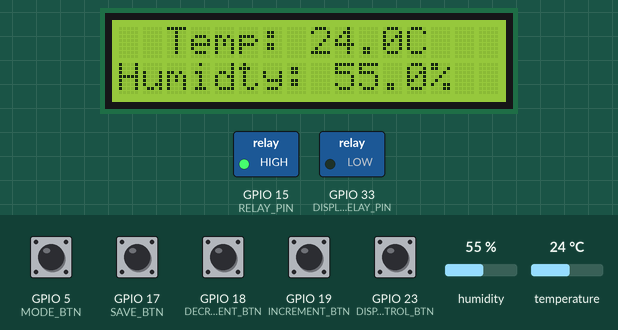
This sketch was run on a simulated ESP32. On the bench: 16×2 character LCD, switched loads named in the sketch (green lamp = pin HIGH). The test bench sets the inputs (shaded band); at power-on: GPIO 5 (MODE_BTN), GPIO 17 (SAVE_BTN), GPIO 18 (DECREMENT_BTN), GPIO 19 (INCREMENT_BTN), GPIO 23 (DISPLAY_CONTROL_BTN) HIGH, humidity 55 %, temperature 24 °C. EEPROM starts erased; what the sketch prints to the serial monitor is not drawn.

Above: at 6.2 s.
6.3 s: GPIO 23 (DISPLAY_CONTROL_BTN) pulled LOW for 1 s
At 7.5 s:
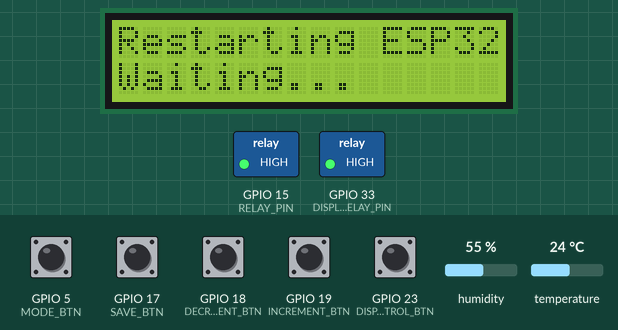
10.3 s: GPIO 17 (SAVE_BTN) pulled LOW for 0.15 s
At 11.2 s:
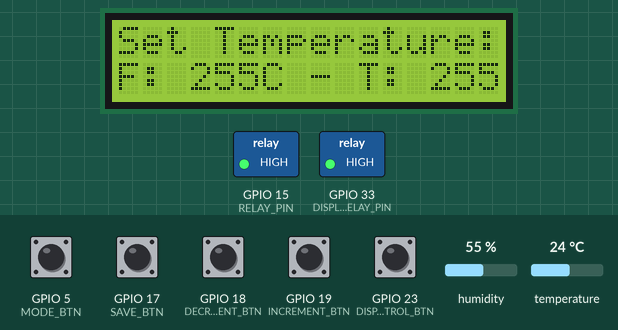
12.0 s: GPIO 5 (MODE_BTN) pulled LOW for 0.15 s
At 12.5 s:
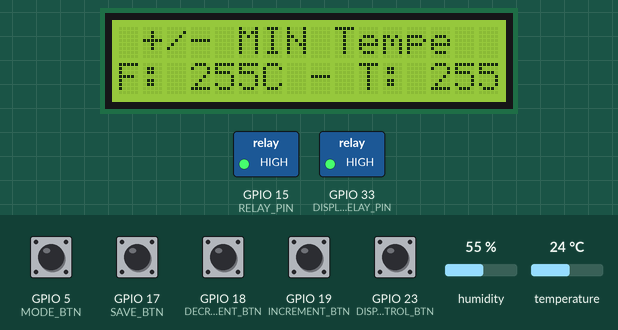
13.6 s: GPIO 5 (MODE_BTN) pulled LOW for 1 s
At 14.9 s:
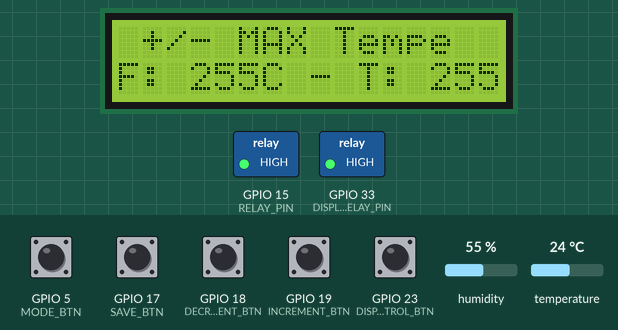
16.1 s: GPIO 17 (SAVE_BTN) pulled LOW for 1 s
At 17.2 s:
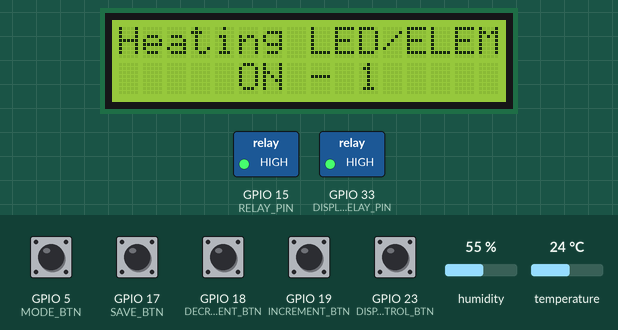
18.6 s: GPIO 17 (SAVE_BTN) pulled LOW for 0.15 s
At 19.7 s:
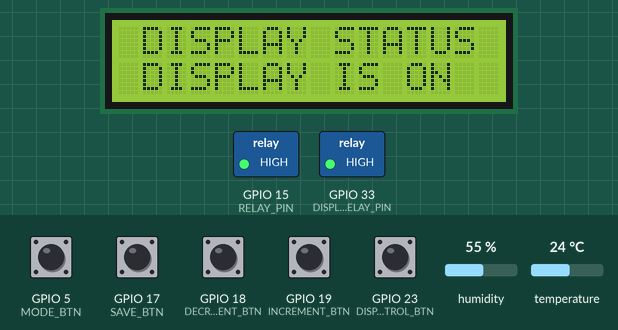
Timing chart, 0 to 21.2 s (numbered marks = the images above; inputs shaded):
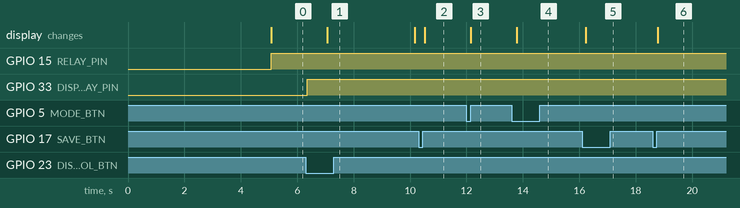

Measured:
- after the input at 6.3 s, GPIO 33 (DISPLAY_RELAY_PIN): LOW → HIGH after 0.06 s; the display: changes after 0.76 s (image 1)
- after the input at 10.3 s, the display: changes after 0.22 s (image 2)
- after the input at 12.0 s, the display: changes after 0.16 s (image 3)
- after the input at 13.6 s, the display: changes after 0.19 s (image 4)
- after the input at 16.1 s, the display: changes after 0.13 s (image 5)
- after the input at 18.6 s, the display: changes after 0.18 s (image 6)

The sketch:

main_programme_seed_inqubator_v2.ino
```cpp
#include <LiquidCrystal.h>
#include <EEPROM.h>
#include <DHT22.h>
#include <Arduino.h>

// Define LCD pin connections
const int RS = 21, EN = 22, D4 = 14, D5 = 27, D6 = 26, D7 = 25,
  DHT_PIN = 4,
  RELAY_PIN = 15,
  INCREMENT_BTN = 19,
  DECREMENT_BTN = 18,
  MODE_BTN = 5,
  SAVE_BTN = 17,
  DISPLAY_CONTROL_BTN = 23,
  DISPLAY_RELAY_PIN = 33;

int minTemp = 0, maxTemp = 0, mode = 0, setting = 0, displayState = 0;

unsigned long lastDebounceTime[6] = {0, 0, 0, 0, 0, 0};
const unsigned long debounceDelay = 200;

float temperature = 0.00, humidity = 0.00;

DHT22 dht22(DHT_PIN);
LiquidCrystal lcd(RS, EN, D4, D5, D6, D7);

void setup() {
  lcd.begin(16, 2);
  lcd.setCursor(0, 0);
  lcd.print(" Sammo Agro LTD ");
  lcd.setCursor(0, 1);
  lcd.print("ESP32 Initialized");

  pinMode(RELAY_PIN, OUTPUT);
  pinMode(DISPLAY_RELAY_PIN, OUTPUT);

  pinMode(INCREMENT_BTN, INPUT_PULLUP); // index 1
  pinMode(DECREMENT_BTN, INPUT_PULLUP); // index 2
  pinMode(MODE_BTN, INPUT_PULLUP); // index 3
  pinMode(SAVE_BTN, INPUT_PULLUP); // index 4
  pinMode(DISPLAY_CONTROL_BTN, INPUT_PULLUP); // index 5

  digitalWrite(RELAY_PIN, LOW);
  digitalWrite(DISPLAY_RELAY_PIN, LOW);

  // For debugging
  Serial.begin(115200);

  // firstly initialize the memory
  loadFromEEPROM();

  delay(5000);
  lcd.clear();
}

void loop() {
  // Measure temperature & humidity
  temperature = dht22.getTemperature();
  humidity = dht22.getHumidity();

  // Print on LCD
  manageDisplay();

  // Handle button presses
  manageIncrDecrBtn();

  // Handle Mode Button Press
  manageMode();

  // Handle Save and Display Button
  managesetting();

  // Handle the heating LED/SWITCH/ELEMENT etc.
  syncRelay();

  // Handle EEPROM data saving
  saveSettings();

  // handle display status like on & of & duration
  manageseDisplayBtn();

  // handle LCD display status in display
  manageLCDDisplay();

  // handle restart button
  restart();

  delay(100);
}

void syncRelay() {
  if (temperature < minTemp) {
    // If current temperature is below minTemp, turn the relay ON
    digitalWrite(RELAY_PIN, HIGH);
    // Serial.println("Relay ON: Temperature below minTemp.");
  } else if (temperature > maxTemp) {
    // If current temperature exceeds maxTemp, turn the relay OFF
    digitalWrite(RELAY_PIN, LOW);
    // Serial.println("Relay OFF: Temperature above maxTemp.");
  }
}

void manageDisplay(){
  switch (setting) {
    case 0:
      printTempHumidity();
      break;
    case 1:
      setedTemperature();
      break;
    case 2:
      showHeatingStatus();
      break;
    case 3:
      showDisplayStatus();
      break;
    case 4:
      showMode();
      break;
    case 5:
      displaySaveMessage();
      break;
    case 6:
      displayResetMessage();
      break;
    default:
      showMode();
      break;
  }
}

void showHeatingStatus(){
  lcd.clear();

  lcd.setCursor(0, 0);
  lcd.print("Heating LED/ELEM");

  lcd.setCursor(0, 1);
  if(digitalRead(RELAY_PIN) == HIGH){
    lcd.print("     ON - 1");
  } else {
    lcd.print("    OFF - 0");
  }
}

void showMode(){
  lcd.clear();

  if(mode == 0){
    lcd.setCursor(0, 0);
    lcd.print("  NO INCR/DECR ");
  }

  if(mode == 1){
    lcd.setCursor(0, 0);
    lcd.print("Increment Temp");
  }

  if(mode == 2){
    lcd.setCursor(0, 0);
    lcd.print("Decrement Temp");
  }

  lcd.setCursor(0, 1);
  lcd.print("MODE: ");
  lcd.print(mode);
  lcd.print(" SETNG: ");
  lcd.print(setting);
}

void setedTemperature(){
  lcd.clear();

  if(mode == 1 && setting == 1){
    lcd.setCursor(0, 0);
    lcd.print(" +/- MIN Tempe ");
  } else if(mode == 2 && setting == 1){
    lcd.setCursor(0, 0);
    lcd.print(" +/- MAX Tempe ");
  } else {
    lcd.setCursor(0, 0);
    lcd.print("Set Temperature: ");
  }

  lcd.setCursor(0, 1);
  lcd.print("F: ");
  lcd.print(minTemp);
  lcd.print("C");
  lcd.print(" - ");
  lcd.print("T: ");
  lcd.print(maxTemp);
  lcd.print("C");
}

void printTempHumidity() {
  lcd.clear();

  lcd.setCursor(0, 0);
  lcd.print("  Temp: ");
  lcd.print(temperature, 1);
  lcd.print("C ");

  lcd.setCursor(0, 1);
  lcd.print("Humidty: ");
  lcd.print(humidity, 1);
  lcd.print("% ");
}

void manageIncrDecrBtn() {
  switch (mode) {
    case 1:
      if (pushing(INCREMENT_BTN, 0)) {
        minTemp++;
        // Serial.println("Increment Min Temp");
      }
      if (pushing(DECREMENT_BTN, 1)) {
        minTemp--;
        // Serial.println("Decrement Min Temp");
      }
      break;
    case 2:
      if (pushing(INCREMENT_BTN, 0)) {
        maxTemp++;
        // Serial.println("Increment Max Temp");
      }
      if (pushing(DECREMENT_BTN, 1)) {
        maxTemp--;
        // Serial.println("Decrement Max Temp");
      }
      break;
    default:
      break;
  }
}

bool pushing(int btnPin, int btnIndex) {
  static int lastState[6] = {HIGH, HIGH, HIGH, HIGH, HIGH, HIGH};
  int currentState = digitalRead(btnPin);

  if (currentState == LOW && lastState[btnIndex] == HIGH &&
      (millis() - lastDebounceTime[btnIndex] > debounceDelay)) {
    lastDebounceTime[btnIndex] = millis();
    lastState[btnIndex] = currentState;
    return true;
  }

  lastState[btnIndex] = currentState;
  return false;
}

void manageMode(){
  if(pushing(MODE_BTN, 3)){
    mode++;
    if(mode >= 3) mode = 0;

    // Serial.print("MODE PUSHING  => ");
    // Serial.println(mode);
    Serial.print("DISPLAY CONTROL STATE => ");
    Serial.println(displayState);
  }
}

void managesetting(){
  if(pushing(SAVE_BTN, 4)){
    setting++;
    if(setting > 4) setting = 0;

    // Serial.print("SAVE PUSHING/SETTING  => ");
    // Serial.println(setting);
  }
}

void manageseDisplayBtn(){
  if(pushing(DISPLAY_CONTROL_BTN, 5)){
    displayState++;
    if(displayState > 2) displayState = 0;

    // Serial.print("LCD DISPLAY CONTROL SWITCH  => ");
    // Serial.println(displayState);
  }
}

void manageLCDDisplay() {
  static unsigned long displayTimer = 0;

    if (displayState == 0) {
        digitalWrite(DISPLAY_RELAY_PIN, LOW);
    } else if (displayState == 1) {
        digitalWrite(DISPLAY_RELAY_PIN, HIGH);
    } else if (displayState == 2) {
        if (displayTimer == 0) {
            displayTimer = millis();
            digitalWrite(DISPLAY_RELAY_PIN, HIGH);
        } else if (millis() - displayTimer >= 30000) {
            digitalWrite(DISPLAY_RELAY_PIN, LOW);
            displayTimer = 0; // Reset timer
            displayState = 0;
        }
    }
}

void showDisplayStatus(){
  lcd.clear();
  lcd.setCursor(0, 0);
  lcd.print(" DISPLAY STATUS");

  if(displayState == 0){
    lcd.setCursor(0, 1);
    lcd.print(" DISPLAY IS OFF");
  }
  if(displayState == 1){
    lcd.setCursor(0, 1);
    lcd.print(" DISPLAY IS ON");
  }
  if(displayState == 2){
    lcd.setCursor(0, 1);
    lcd.print("DISPLAY ON 30sec");
  }
}

void saveSettings() {
  static unsigned long buttonPressStart = 0; // Track when the button was first pressed
  static bool buttonPressed = false;        // Track the button's press state

  if (digitalRead(MODE_BTN) == LOW) {
    if (!buttonPressed) {
      // Button was just pressed
      buttonPressStart = millis();
      buttonPressed = true;
    } else if (millis() - buttonPressStart >= 4000) {
      // Button has been held for 5 seconds
      saveToEEPROM(minTemp, maxTemp); // Save minTemp and maxTemp to persistent storage
    }
  } else {
    // Button released
    buttonPressed = false;
  }
}

void restart() {
  static unsigned long buttonPressStart = 0; // Track when the button was first pressed
  static bool buttonPressed = false;        // Track the button's press state

  if (digitalRead(DISPLAY_CONTROL_BTN) == LOW) {
    if (!buttonPressed) {
      // Button was just pressed
      buttonPressStart = millis();
      buttonPressed = true;
    }

    unsigned long holdDuration = millis() - buttonPressStart;

    if (holdDuration >= 3000) {
      // Button held for 3 seconds: restart ESP
      setting = 6;  // Set loading message
      delay(1000);  // Optional: Display message for a short duration
      ESP.restart();
    } else if (holdDuration >= 500) {
      // Button held for 500 ms: show restart message
      setting = 6;
    }
  } else {
    // Button released
    buttonPressed = false;
  }
}


void displayResetMessage(){
  // Serial.println("Settings saved!");
  lcd.clear();
  lcd.setCursor(0, 0);
  lcd.print("Restarting ESP32");
  lcd.setCursor(0, 1);
  lcd.print("Waiting...");
  delay(3000);
  setting = 0;
}

void displaySaveMessage(){
  // Serial.println("Restarting MCU !");
  lcd.clear();
  lcd.setCursor(0, 0);
  lcd.print("Settings Saved!");
  delay(3000);
  setting = 1;
}

void saveToEEPROM(int minVal, int maxVal) {
  setting = 5;
  EEPROM.begin(512); // Initialize EEPROM with 512 bytes
  EEPROM.write(0, minVal); // Store minTemp at address 0
  EEPROM.write(1, maxVal); // Store maxTemp at address 1
  EEPROM.commit();         // Commit changes to EEPROM
}

void loadFromEEPROM() {
  EEPROM.begin(512);
  minTemp = EEPROM.read(0); // Load minTemp from address 0
  maxTemp = EEPROM.read(1); // Load maxTemp from address 1
}
```
